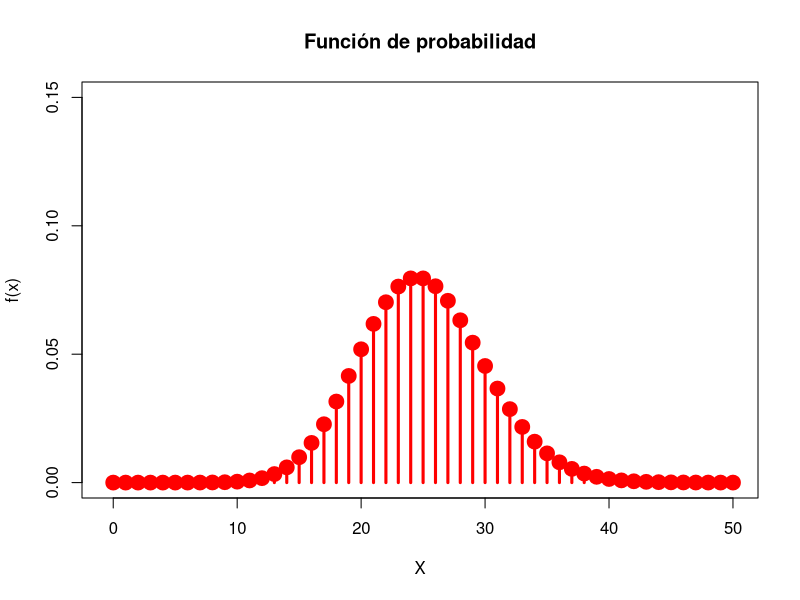
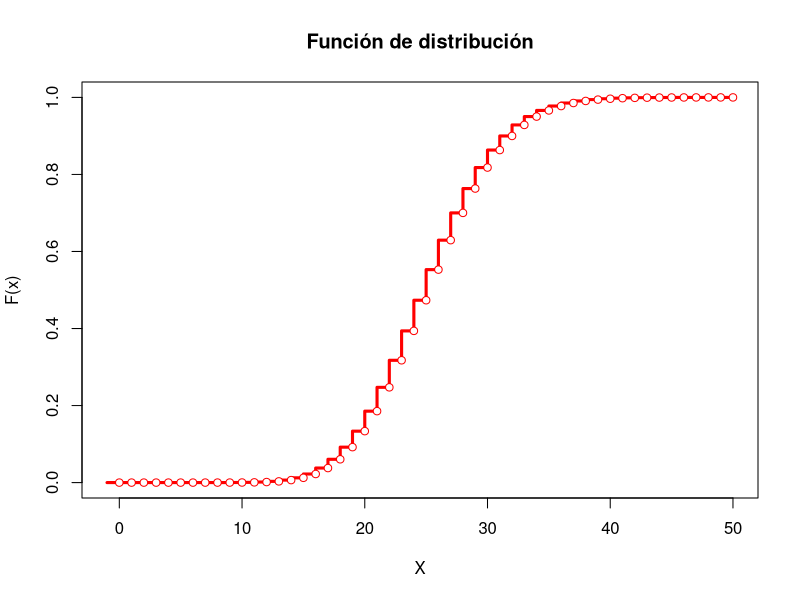
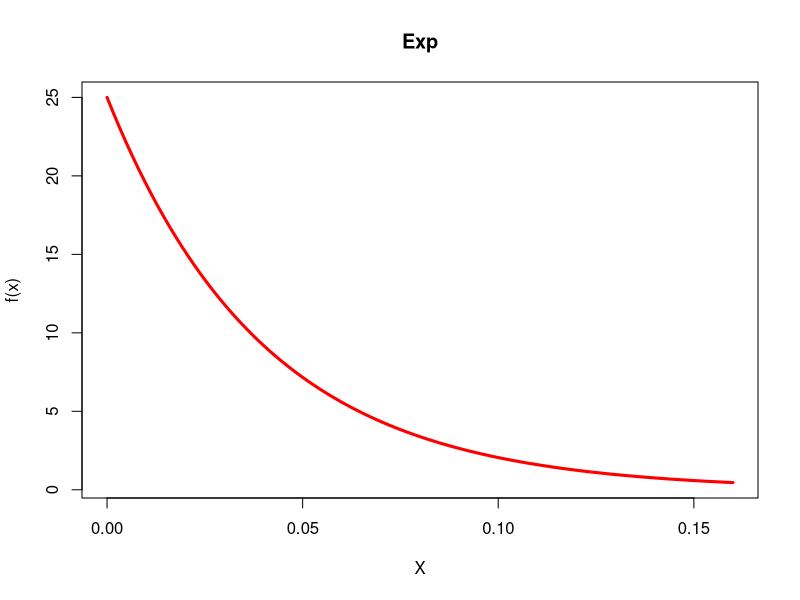
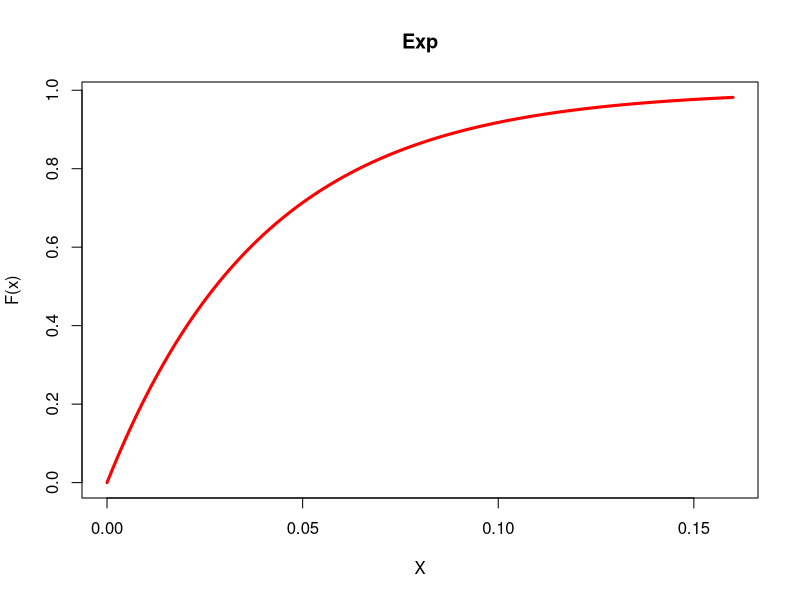

R code for these plots, in order:
## ---- chunk 1
x2 <- 0:50
f2 <- dpois(x2,lambda=25)

plot(x2, f2, type="h", col="red", lwd=3, main="Función de probabilidad", xlab="X", ylab="f(x)",
     xlim=c(-0.5,50), 
     ylim=c(0,0.15)) 

points(x2, f2, col="red", lwd=8) 
## ---- chunk 2
dpois(10,25)
## ---- chunk 3
dpois(30,25)
## ---- chunk 4

x2 <- 0:50
F2 <- ppois(x2,lambda=25)
plot(c(-1,x2,50), c(0,F2,1), type="s", col="red", lwd=3, main="Función de distribución", xlab="X",
     ylab="F(x)")

points(x2, c(0,F2[-50]), 
       col="red", 
       pch=21, 
       bg="white")

## ---- chunk 5
ppois(30,25)
## ---- chunk 6
1-ppois(29,25)
## ---- chunk 7
lambda = 25
curve(dexp(x, rate=lambda), xlim = c(0, 4/lambda), col="red",
      lwd=3, main="Exp", xlab="X", ylab="f(x)")

## ---- chunk 8
curve(pexp(x, rate=lambda), xlim = c(0, 4/lambda), col="red",
      lwd=3, main="Exp", xlab="X", ylab="F(x)")
## ---- chunk 9
1-pexp(0.052, 25)
## ---- chunk 10
qexp(0.75, 25)
## ---- chunk 11
simul <- rexp(500000,25)
mean(simul)
## ---- chunk 12
1/lambda
